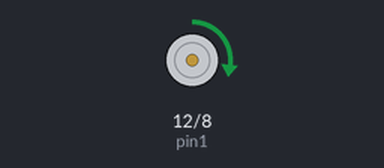
Recording of a sketch running on a simulated Arduino Uno, built with avr-gcc and run on an emulated ATmega328P. Shown: motor-driver pin pairs drawn as motors (green arrow = first pin HIGH = forward, orange = second pin HIGH = backward, longer = more drive, scaled by the enable pin).

Above: at 1.0 s.
At 3.0 s:
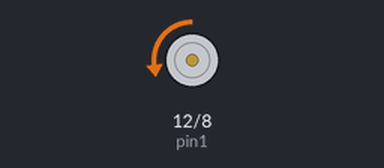
At 7.0 s:
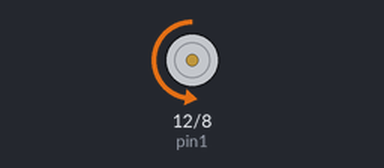
At 11.0 s:
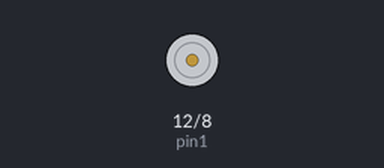
Timing chart, 0 to 15.6 s (numbered marks = the images above):
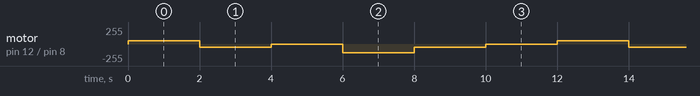

Measured:
- by itself, motor on pin 12 (pin1) / pin 8 (pin2): repeats every 12.0 s: backward 50/255 2.0 s, stopped 2.0 s, backward 128/255 2.0 s, backward 50/255 2.0 s, stopped 2.0 s, forward 50/255 2.0 s

The sketch:

motor_test.ino
```cpp
int pin1 = 12;
int pwmPin = 10;
int pin2 = 8;

//boolean to switch direction
bool directionState;

void setup() {

//define pins
pinMode(pin1, OUTPUT);
pinMode(pwmPin, OUTPUT);
pinMode(pin2, OUTPUT);

directionState = true;
}

void loop() {

//change direction every loop()
directionState = !directionState;

analogWrite(pwmPin, 50); // 0-255 range
//turn left
digitalWrite(pin1, 1);
digitalWrite(pin2, 0);
delay(2000);
//turn right
digitalWrite(pin1, 0);
digitalWrite(pin2, 1);
delay(2000);
//stop
digitalWrite(pin1, 1);
digitalWrite(pin2, 1);
delay(2000);
//turn right
digitalWrite(pin1, 0);
digitalWrite(pin2, 1);
//speed up
analogWrite(pwmPin, 128);
delay(2000);
//slow down
analogWrite(pwmPin, 50);
delay(2000);

//Alt stop
analogWrite(pwmPin, 0);

delay(2000);
}
```
